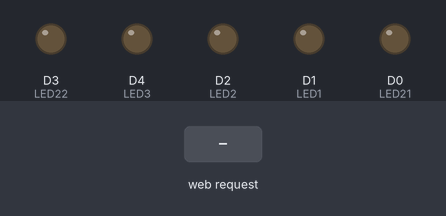
Recording of a sketch running on a simulated ESP8266 (NodeMCU). Parts: output pins drawn as LEDs (lit = HIGH). The test bench sets the inputs (shaded band). WiFi joins after 1.5 s; servers stay silent unless stated; what the sketch prints to the serial monitor is not drawn.

Above: at 2.7 s.
2.8 s: HTTP request GET /led1on received
At 3.2 s:
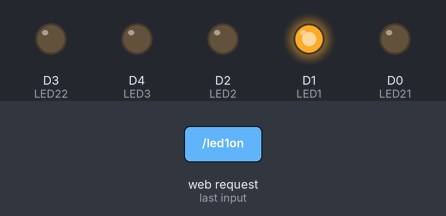
4.3 s: HTTP request GET /led2on received
At 5.5 s:
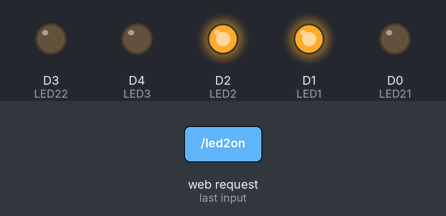
5.8 s: HTTP request GET /led1off received
At 6.7 s:
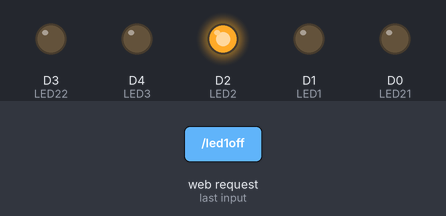
7.3 s: HTTP request GET /led3on received
At 7.9 s:
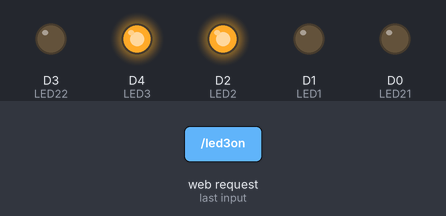
8.8 s: HTTP request GET /led2off received
At 10.0 s:
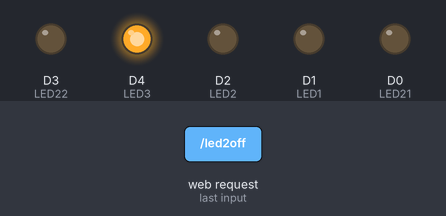
10.3 s: HTTP request GET /led21on received
At 11.3 s:
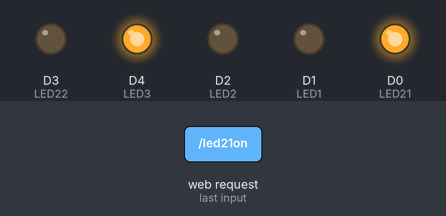
Timing chart, 0 to 12.8 s (numbered marks = the images above; inputs shaded):
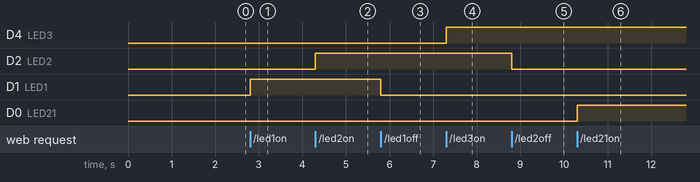

Measured:
- after the input at 2.8 s, D1 (LED1): LOW → HIGH at once
- after the input at 4.3 s, D2 (LED2): LOW → HIGH at once
- after the input at 5.8 s, D1 (LED1): HIGH → LOW at once
- after the input at 7.3 s, D4 (LED3): LOW → HIGH at once
- after the input at 8.8 s, D2 (LED2): HIGH → LOW at once
- after the input at 10.3 s, D0 (LED21): LOW → HIGH at once

The sketch:

Working_code_for_led_webpage.ino
```cpp
#include <ESP8266WiFi.h>
#define LED1 D1  // LED at GPIO4 D2 B
#define LED2 D2 //LED ar GPIO4 D3 R
#define LED3 D4 //led at GPIO4 D1  G DO NOT PUT
#define LED21 D0 //SECTOR 2 RED
#define LED22 D3 // SECTOR 2 YELLOW  DO NOT PUT

const char* ssid = "NETGEAR43";
const char* password = "manicshrub289";
unsigned char status_led1=0;
unsigned char status_led2=0;
unsigned char status_led3=0;
unsigned char status_led21=0;
unsigned char status_led22=0;


WiFiServer server(80);

void setup() {
  Serial.begin(115200);
  pinMode(LED1, OUTPUT);
  digitalWrite(LED1, LOW);
  pinMode(LED2, OUTPUT);
  digitalWrite(LED2, LOW);
  pinMode(LED3, OUTPUT);
  digitalWrite(LED3, LOW);
  pinMode(LED21, OUTPUT);
  digitalWrite(LED21, LOW);
  pinMode(LED22, OUTPUT);
  digitalWrite(LED22, LOW);

  // Connect to WiFi network
  Serial.println();
  Serial.println();
  Serial.print("Connecting to ");
  Serial.println(ssid);

  WiFi.begin(ssid, password);

  while (WiFi.status() != WL_CONNECTED) {
    delay(500);
    Serial.print(".");
  }
  Serial.println("");
  Serial.println("WiFi connected");

  // Start the server
  server.begin();
  Serial.println("Server started at...");
  Serial.println(WiFi.localIP());

}

void loop() {

  // Check if a client has connected
  WiFiClient client = server.available();
  if (!client) {
    return;
  }

  // Wait until the client sends some data
  Serial.println("new client");
  while (! client.available())
  {
    delay (1);
  }


  // Read the first line of the request
  String req = client.readStringUntil('\r');
  Serial.println(req);
  client.flush();

  // Match the request

  if (req.indexOf("/led1off") != -1)  {
    status_led1=0;
    digitalWrite(LED1, LOW);
    Serial.println("LED OFF");
  }
  else if(req.indexOf("/led1on") != -1)
  {
    status_led1=1;
    digitalWrite(LED1,HIGH);
    Serial.println("LED ON");
  }

    if (req.indexOf("/led2off") != -1)  {
    status_led2=0;
    digitalWrite(LED2, LOW);
    Serial.println("LED OFF");
  }
  else if(req.indexOf("/led2on") != -1)
  {
    status_led2=1;
    digitalWrite(LED2,HIGH);
    Serial.println("LED ON");
  }

 if (req.indexOf("/led3off") != -1)  {
    status_led3=0;
    digitalWrite(LED3, LOW);
    Serial.println("LED OFF");
  }
  else if(req.indexOf("/led3on") != -1)
  {
    status_led3=1;
    digitalWrite(LED3,HIGH);
    Serial.println("LED ON");
  }

  if (req.indexOf("/led21off") != -1)  {
    status_led21=0;
    digitalWrite(LED21, LOW);
    Serial.println("LED OFF");
  }
  else if(req.indexOf("/led21on") != -1)
  {
    status_led21=1;
    digitalWrite(LED21,HIGH);
    Serial.println("LED ON");
  }
 if (req.indexOf("/led22off") != -1)  {
    status_led22=0;
    digitalWrite(LED22, LOW);
    Serial.println("LED OFF");
  }
  else if(req.indexOf("/led22on") != -1)
  {
    status_led22=1;
    digitalWrite(LED22,HIGH);
    Serial.println("LED ON");
  }
// Return the response
client.println("HTTP/1.1 200 OK");
client.println("Content-Type: text/html");
client.println("Connection: close");
client.println("");

client.println("<!DOCTYPE HTML>");
client.println("<HTML>");
client.println("<H1> LED CONTROL </H1>");

client.println("<br />");
client.println("<H2> LED CONTROL - Sector 1 </H2>");
 client.println("<br />");
 client.println("<a href=\"/led1on\"\"> <button style='FONT-SIZE: 40px; HEIGHT: 200px;WIDTH: 300px; 126px; Z-INDEX: 0; TOP: 200px;'> LED Blue ON </button> </a>");
 client.println("<a href=\"/led1off\"\"> <button style='FONT-SIZE: 40px; HEIGHT: 200px; WIDTH: 300px; 126px; Z-INDEX: 0; TOP: 200px;'> LED Blue OFF </button> </a><br>");
  client.println("<a href=\"/led2on\"\"> <button style='FONT-SIZE: 40px; HEIGHT: 200px;WIDTH: 300px; 126px; Z-INDEX: 0; TOP: 200px;'> LED Red ON </button> </a>");
 client.println("<a href=\"/led2off\"\"> <button style='FONT-SIZE: 40px; HEIGHT: 200px; WIDTH: 300px; 126px; Z-INDEX: 0; TOP: 200px;'> LED Red OFF </button> </a><br>");
 //client.println("<a href=\"/led3on\"\"> <button style='FONT-SIZE: 40px; HEIGHT: 200px;WIDTH: 300px; 126px; Z-INDEX: 0; TOP: 200px;'> LED Green ON </button> </a>");
 //client.println("<a href=\"/led3off\"\"> <button style='FONT-SIZE: 40px; HEIGHT: 200px; WIDTH: 300px; 126px; Z-INDEX: 0; TOP: 200px;'> LED Green OFF </button> </a><br>");
 client.println("<H1> LED CONTROL - Sector 2 </H1>");
 client.println("<br />");
 client.println("<a href=\"/led21on\"\"> <button style='FONT-SIZE: 40px; HEIGHT: 200px;WIDTH: 300px; 126px; Z-INDEX: 0; TOP: 200px;'> LED Red ON </button> </a>");
 client.println("<a href=\"/led21off\"\"> <button style='FONT-SIZE: 40px; HEIGHT: 200px; WIDTH: 300px; 126px; Z-INDEX: 0; TOP: 200px;'> LED Red OFF </button> </a><br>");
 client.println("<a href=\"/led22on\"\"> <button style='FONT-SIZE: 40px; HEIGHT: 200px;WIDTH: 300px; 126px; Z-INDEX: 0; TOP: 200px;'> LED Yellow ON </button> </a>");
 client.println("<a href=\"/led22off\"\"> <button style='FONT-SIZE: 40px; HEIGHT: 200px; WIDTH: 300px; 126px; Z-INDEX: 0; TOP: 200px;'> LED Yellow OFF </button> </a><br>");

 client.println("<a href=http://192.168.1.3:5000> <button style='FONT-SIZE: 50px; HEIGHT: 200px;WIDTH: 250px; 126px; Z-INDEX: 0; TOP: 200px;'> Back Home </button> </a>");

 client.println("</html>");

  delay(1);
  Serial.println("Client disonnected");
  Serial.println("");

}
```
